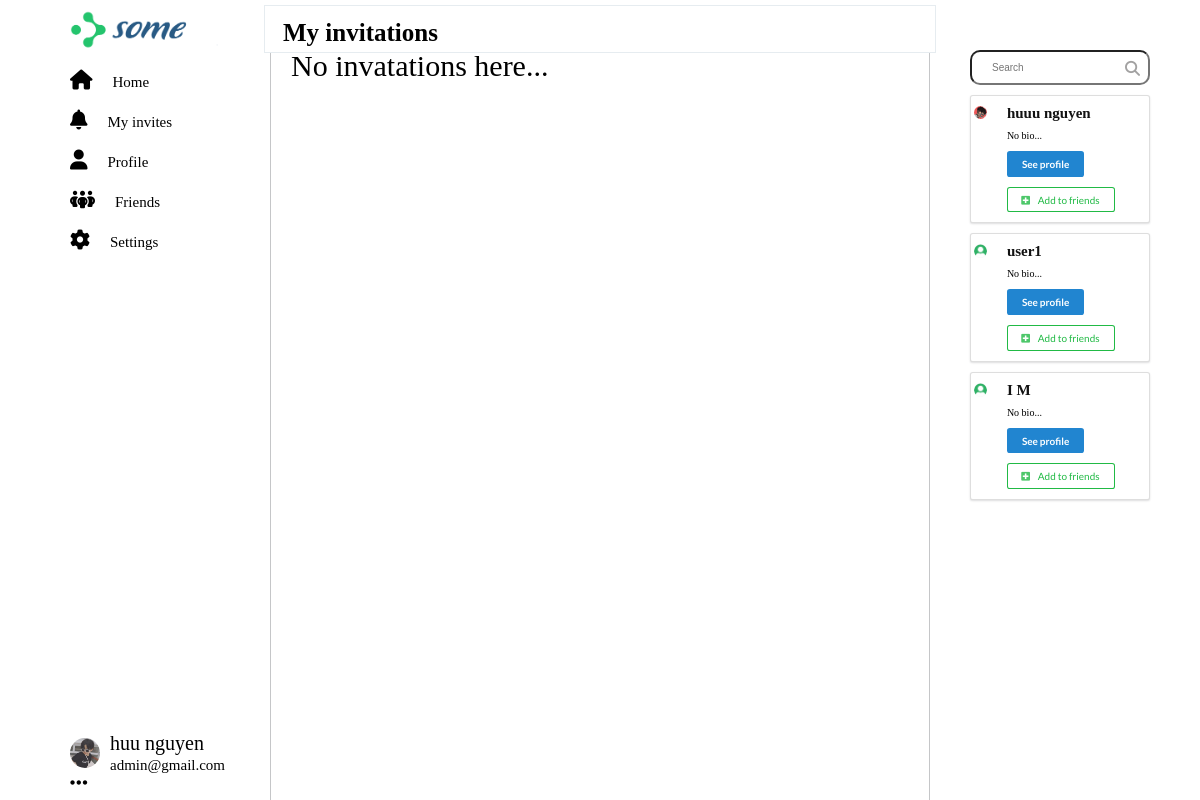
Page /my-invites/ (signed in) on the committed database.
### Home/models.py (models this page shows, shortened)
class Profile(models.Model):
    user = models.OneToOneField(User, null=True, on_delete=models.CASCADE)
    bio = models.TextField(default="No bio...", max_length=300, null=True, blank=True)
    ava_pic = models.ImageField(default='default_ava.png', upload_to="profile")
    background_pic = models.ImageField(default='default_background.png', upload_to="profile")
    friends = models.ManyToManyField(User, blank=True, related_name='friends')
    slug = models.SlugField(unique=True, blank=True)
    updated = models.DateTimeField(auto_now=True)
    created = models.DateTimeField(auto_now_add=True)
    objects = ProfileManager()
    def get_fullname(self):
        if self.user.first_name and self.user.last_name:
            return f"{self.user.first_name} {self.user.last_name}"
        return f"{self.user.username}"
    __initial_first_name = None
    __initial_last_name = None
    def __init__(self, *args, **kwargs):
        super().__init__(*args, **kwargs)
        self.__initial_first_name = self.user.first_name
        self.__initial_last_name = self.user.last_name
    def get_absolute_url(self):
        return reverse("profile_detail_view", kwargs={"slug": self.slug})

### Home/views.py (the view)
# urls.py: path('my-invites/', invites_received_view, name='my_invites'),
def invites_received_view(request):
    profile = Profile.objects.get(user=request.user)
    qs = Relationship.objects.invatations_received(profile)
    results = list(map(lambda x: x.sender, qs))
    is_empty = False
    user = request.user
    rel_qs = Profile.objects.get_all_profiles_to_invite(user)
    rel_r = Relationship.objects.filter(sender=profile)
    rel_s = Relationship.objects.filter(receiver=profile)
    rel_receiver = []
    rel_sender = []
    for item in rel_r:
        rel_receiver.append(item.receiver.user)
    for item in rel_s:
        rel_sender.append(item.sender.user)
    if len(results) == 0:
        is_empty = True
    context = {
        'rel_qs': rel_qs,
        'rel_receiver': rel_receiver,
        'rel_sender': rel_sender,
        'qs': results,
        'is_empty': is_empty,
        }
    return render(request, 'my_invites.html', context)

### Home/models.py (called while the page is built)
    def get_all_profiles_to_invite(self, sender):
        profiles = Profile.objects.all().exclude(user=sender)
        profile = Profile.objects.get(user=sender)
        qs = Relationship.objects.filter(Q(sender=profile) | Q(receiver=profile))
        accepted = set([])
        for rel in qs:
            if rel.status == 'accepted':
                accepted.add(rel.receiver)
                accepted.add(rel.sender)
        available = [profile for profile in profiles if profile not in accepted]
        return available

    def invatations_received(self, receiver):
        qs = Relationship.objects.filter(receiver=receiver, status='send')
        return qs

### Home/templates/my_invites.html (shortened to what this page needs)
{% extends 'base.html' %}
{% block title %}
  My invitations
{% endblock %}
{% block content %}
{% if is_empty %}
    <h1 style="font-size: 3rem;">No invatations here...</h1>
{% endif %}
{% endblock %}

### Home/templates/base.html (shortened to what this page needs)
<!DOCTYPE html>
<html lang="en">
	<head>
		{%load static%}
		<link
			rel="stylesheet"
			href="https://cdnjs.cloudflare.com/ajax/libs/font-awesome/6.2.0/css/all.min.css"
 />
		<link rel="stylesheet" type='text/css' href="https://cdnjs.cloudflare.com/ajax/libs/semantic-ui/2.2.14/semantic.min.css">
		<link
			href="https://cdn.jsdelivr.net/npm/bootstrap@5.2.2/dist/css/bootstrap.min.css"
			rel="stylesheet"
 />
		<link rel="stylesheet" href="{% static 'css/reset.css'%}" />
		<link rel="stylesheet" href="{% static 'css/styles.css'%}" />
		<link rel="stylesheet" href="{% static 'css/styles2.css'%}" />
		<link rel="stylesheet" href="{% static 'css/profile.css'%}" />
		<link rel="stylesheet" href="{% static 'css/layout_light.css'%}" />
	</head>
	<body>
		<div class="socical">
			<img src="{% static 'img/logo_ver2.png'%}" alt="Logo" class="socical--logo" />
			<div class="category">{% include 'category.html' %}</div>
			<nav class="head heading">{% block title %}{% endblock %}</nav>
			<div class="main">{% block content %}{% endblock %}</div>
			<div class="box">{% include 'search.html' %}
			{% for obj in rel_qs %}
				<div class="ui segment">
					<div class="ui grid">
						<div class="row">
							<div class="three wide column">
								<img src="{{obj.ava_pic.url}}" alt="Avatar" class="ui small circular image">
							</div>
							<div class="thirteen wide column">
								<h3><strong>{{obj.get_fullname}}</strong></h3>
								<br>
								<p>{{obj.bio}}</p>
								<br>
								<a href="{{obj.get_absolute_url}}">
									<button class="ui primary button">See profile</button>
								</a>
								<br><br>
								{% if obj.user not in rel_receiver and obj.user not in rel_sender %}
									<form action="{% url 'send_invite' %}" method="POST">
										<button type="submit" class="ui positive basic button"><i class="plus square icon"></i>
											Add to friends
										</button>
									</form>
								{% endif %}
							</div>
						</div>
					</div>
				</div>
			{% endfor %}
			</div>
		</div>
	</body>
</html>

### Home/templates/category.html (shortened to what this page needs)
{% load static %}
  <div class="category__wrapper">
    <ul class="category-bar">
      <li class="category-item">
        <a class="category--link" href="{% url 'home' %}">
          <i class="fa-solid fa-house category__icon"></i>
          <span class="category__text">Home</span>
        </a>
      </li>
      <li class="category-item">
        <a class="category--link" href="{% url 'my_invites' %}">
          <i class="fa-solid fa-bell category__icon"></i>
          <span class="category__text">My invites</span>
        </a>
      </li>
      <li class="category-item">
        <a class="category--link" href="{% url 'profile' %}">
          <i class="fa-solid fa-user category__icon"></i>
          <span class="category__text">Profile</span>
        </a>
      </li>
      <li class="category-item">
        <a class="category--link" href="{% url 'friends_profiles_views' %}">
          <i class="fa-solid fa-people-group"></i>
          <span class="category__text">Friends</span>
        </a>
      </li>
      <div class="category-item"  onmouseover="mouseOverToggle()" onmouseleave="mouseOutToggle()">
        <a class="category--link">
          <i class="fa-solid fa-gear category__icon"></i>
          <span class="category__text" data-toggle="bottom-left">Settings</span>
        </a>
      </div>
    </div>
    {% if user.username %}
      <div class="infor">
        <div class="infor__wrap">
          {% if user.profile.ava_pic %}
            <img src="{{user.profile.ava_pic.url}}" alt="Avatar_small" class="infor__avatar" />
          {% else %}
            <img src="{% static 'img/default_ava.png' %}" alt="Avatar_small" class="infor__avatar" />
          {% endif %}
          <div class="infor__block">
            <h3 class="infor__stitle">{{user.profile.get_fullname}}</h3>
            <span class="infor__desc">{{user.email}}</span>
          </div>
        </div>
        <div class="infor__icon">
          <i class="fa-solid fa-ellipsis"></i>
        </div>
      </div>
    {% endif %}

### static/css/styles.css (style rules this page uses)
b, strong { font-weight: bolder; font-size: 15px; }
.head { height: 4vh; }
.heading { position: fixed; width: 47.255%; top: 0px; padding: 18px; border-bottom: .5px solid #e6ecf0; line-height: .7em; font-weight: 800; background-color: #121212; z-index: 1000; }

### static/css/styles2.css (style rules this page uses)
.small { font-size: small; }

### static/css/profile.css (style rules this page uses)
b, strong { color: #121212; font-weight: bolder; font-size: 15px; }
.head { height: 4vh; }

### static/css/layout_light.css (style rules this page uses)
html { font-size: 62.5%; }
* { box-sizing: border-box; }
body { font-weight: normal; background-color: #ffffff; min-height: 100vh; max-width: 100%; min-height: 100vh; }
a { text-decoration: none; }
img { display: block; max-width: 100%; }
input, textarea, button, select { padding: 3rem; font-family: "Poppins", sans-serif; font-weight: normal; outline: none; }
.heading { position: fixed; font-size: 2.5rem; width: 56%; top: 5px; left: 22%; padding: 18px; border: 0.5px solid #e6ecf0; line-height: 0.7em; font-weight: 800; background-color: #ffffff; z-index: 1000; height: 6%; }
.socical { width: 100%; height: 100vh; background-color: #ffffff; padding: 5rem 5rem 0 5rem; color: #000000; position: relative; display: grid; grid-template-columns: 1fr 3fr 1fr; }
.socical--logo { content: ""; position: absolute; left: 7rem; top: 3rem; transform: translateY(-50%); cursor: pointer; width: 20rem; height: 40px; }
.socical .category { padding: 2rem 2rem 2rem 2rem; font-size: 2rem; position: relative; }
.socical .category-item { height: 100%; width: 100%; margin-bottom: 2rem; cursor: pointer; transition: all 0.2s linear; }
.socical .category__icon { margin: 0; }
.socical .category__text { margin-left: 1.5rem; font-size: 1.5rem; }
.socical .category--link { color: #000000; }
.socical .infor { display: flex; align-items: center; justify-content: space-between; flex-direction: row; flex-wrap: wrap; width: 75%; position: absolute; top: 95%; transform: translateY(-50%); }
.socical .infor__avatar { width: 3rem; height: 3rem; border-radius: 3rem; object-fit: cover; }
.socical .infor__wrap { display: flex; align-items: center; justify-content: flex-start; flex-direction: row; flex-wrap: nowrap; }
.socical .infor__desc { font-size: 1.5rem; }
.socical .infor__block { margin-left: 1rem; }
.socical .main { border-left: 1px solid #c5c6c8; border-right: 1px solid #c5c6c8; border-top: 1px solid #c5c6c8; padding: 0 2rem 0 2rem; overflow-y: auto; }
.socical .box { padding-left: 4rem; }

### rows in the picture
Profile: ava_pic (picture), get_fullname "huuu nguyen", bio "No bio..."
Profile: ava_pic (placeholder picture), get_fullname "user1", bio "No bio..."
Profile: ava_pic (placeholder picture), get_fullname "I M", bio "No bio..."

### other values in the picture
{{ user.profile.get_fullname }} "huu nguyen"
{{ user.email }} "admin@gmail.com"
